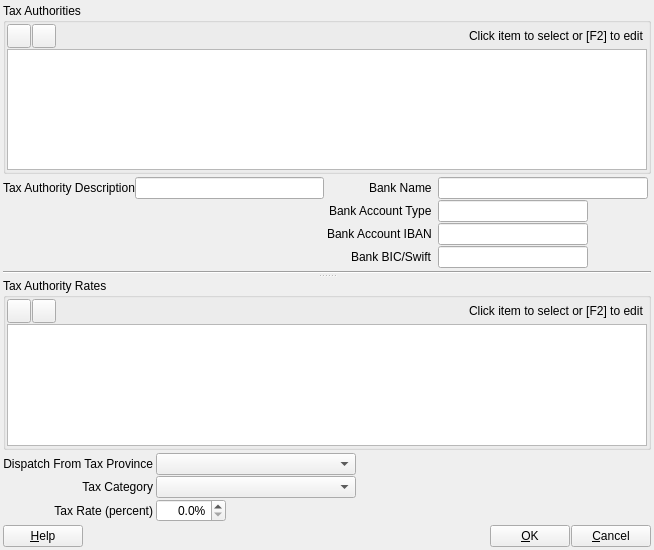
<?xml version="1.0" encoding="UTF-8"?>
<ui version="4.0">
 <class>ACC_TaxAuthRateDialog</class>
 <widget class="QDialog" name="ACC_TaxAuthRateDialog">
  <property name="geometry">
   <rect>
    <x>0</x>
    <y>0</y>
    <width>654</width>
    <height>550</height>
   </rect>
  </property>
  <property name="windowTitle">
   <string>Edit Tax Authority and Rates[*]</string>
  </property>
  <layout class="QGridLayout" name="gridLayout_6">
   <property name="leftMargin">
    <number>3</number>
   </property>
   <property name="topMargin">
    <number>3</number>
   </property>
   <property name="rightMargin">
    <number>3</number>
   </property>
   <property name="bottomMargin">
    <number>3</number>
   </property>
   <property name="spacing">
    <number>3</number>
   </property>
   <item row="0" column="0">
    <widget class="QSplitter" name="splitter">
     <property name="orientation">
      <enum>Qt::Vertical</enum>
     </property>
     <widget class="QWidget" name="layoutWidget">
      <layout class="QGridLayout" name="gridLayout_5">
       <property name="spacing">
        <number>3</number>
       </property>
       <item row="0" column="0" colspan="3">
        <widget class="QGroupBox" name="gbAuthorities">
         <property name="title">
          <string>Tax Authorities</string>
         </property>
         <layout class="QGridLayout" name="gridLayout_2">
          <property name="leftMargin">
           <number>1</number>
          </property>
          <property name="topMargin">
           <number>1</number>
          </property>
          <property name="rightMargin">
           <number>1</number>
          </property>
          <property name="bottomMargin">
           <number>1</number>
          </property>
          <property name="horizontalSpacing">
           <number>3</number>
          </property>
          <property name="verticalSpacing">
           <number>1</number>
          </property>
          <item row="0" column="0">
           <layout class="QHBoxLayout" name="horizontalLayout_2">
            <property name="spacing">
             <number>1</number>
            </property>
            <property name="rightMargin">
             <number>3</number>
            </property>
            <item>
             <widget class="QToolButton" name="pbAddAuthority">
              <property name="minimumSize">
               <size>
                <width>24</width>
                <height>24</height>
               </size>
              </property>
              <property name="maximumSize">
               <size>
                <width>24</width>
                <height>24</height>
               </size>
              </property>
              <property name="toolTip">
               <string>Add authority</string>
              </property>
              <property name="text">
               <string/>
              </property>
              <property name="icon">
               <iconset resource="../../../db/src/gui/db.qrc">
                <normaloff>:/images/icons/add.png</normaloff>:/images/icons/add.png</iconset>
              </property>
              <property name="iconSize">
               <size>
                <width>16</width>
                <height>16</height>
               </size>
              </property>
             </widget>
            </item>
            <item>
             <widget class="QToolButton" name="pbDeleteAuthority">
              <property name="minimumSize">
               <size>
                <width>24</width>
                <height>24</height>
               </size>
              </property>
              <property name="maximumSize">
               <size>
                <width>24</width>
                <height>24</height>
               </size>
              </property>
              <property name="toolTip">
               <string>Delete authority</string>
              </property>
              <property name="text">
               <string/>
              </property>
              <property name="icon">
               <iconset>
                <normalon>:/images/icons/delete.png</normalon>
               </iconset>
              </property>
              <property name="iconSize">
               <size>
                <width>16</width>
                <height>16</height>
               </size>
              </property>
             </widget>
            </item>
            <item>
             <spacer name="horizontalSpacer_2">
              <property name="orientation">
               <enum>Qt::Horizontal</enum>
              </property>
              <property name="sizeHint" stdset="0">
               <size>
                <width>40</width>
                <height>20</height>
               </size>
              </property>
             </spacer>
            </item>
            <item>
             <widget class="QLabel" name="lblTvInfoAuth">
              <property name="text">
               <string>Click item to select or [F2] to edit</string>
              </property>
             </widget>
            </item>
           </layout>
          </item>
          <item row="1" column="0">
           <widget class="QTableView" name="tvTaxAuthority"/>
          </item>
         </layout>
        </widget>
       </item>
       <item row="1" column="0">
        <layout class="QFormLayout" name="formLayout">
         <property name="fieldGrowthPolicy">
          <enum>QFormLayout::AllNonFixedFieldsGrow</enum>
         </property>
         <property name="labelAlignment">
          <set>Qt::AlignRight|Qt::AlignTrailing|Qt::AlignVCenter</set>
         </property>
         <property name="horizontalSpacing">
          <number>0</number>
         </property>
         <property name="verticalSpacing">
          <number>1</number>
         </property>
         <item row="0" column="0">
          <widget class="QLabel" name="label">
           <property name="text">
            <string>Tax Authority Description</string>
           </property>
          </widget>
         </item>
         <item row="0" column="1">
          <widget class="QLineEdit" name="leTaxAuthDescr">
           <property name="minimumSize">
            <size>
             <width>150</width>
             <height>0</height>
            </size>
           </property>
           <property name="maximumSize">
            <size>
             <width>16777215</width>
             <height>16777215</height>
            </size>
           </property>
          </widget>
         </item>
        </layout>
       </item>
       <item row="1" column="1">
        <layout class="QFormLayout" name="formLayout_2">
         <property name="labelAlignment">
          <set>Qt::AlignRight|Qt::AlignTrailing|Qt::AlignVCenter</set>
         </property>
         <property name="horizontalSpacing">
          <number>6</number>
         </property>
         <property name="verticalSpacing">
          <number>1</number>
         </property>
         <item row="0" column="0">
          <widget class="QLabel" name="label_4">
           <property name="text">
            <string>Bank Name</string>
           </property>
          </widget>
         </item>
         <item row="0" column="1">
          <widget class="QLineEdit" name="leBankName">
           <property name="minimumSize">
            <size>
             <width>200</width>
             <height>0</height>
            </size>
           </property>
           <property name="maximumSize">
            <size>
             <width>16777215</width>
             <height>16777215</height>
            </size>
           </property>
          </widget>
         </item>
         <item row="1" column="0">
          <widget class="QLabel" name="label_5">
           <property name="text">
            <string>Bank Account Type</string>
           </property>
          </widget>
         </item>
         <item row="1" column="1">
          <widget class="QLineEdit" name="leBankAccountType">
           <property name="minimumSize">
            <size>
             <width>150</width>
             <height>0</height>
            </size>
           </property>
           <property name="maximumSize">
            <size>
             <width>150</width>
             <height>16777215</height>
            </size>
           </property>
          </widget>
         </item>
         <item row="2" column="0">
          <widget class="QLabel" name="label_6">
           <property name="text">
            <string>Bank Account IBAN</string>
           </property>
          </widget>
         </item>
         <item row="2" column="1">
          <widget class="QLineEdit" name="leBankAccount">
           <property name="minimumSize">
            <size>
             <width>150</width>
             <height>0</height>
            </size>
           </property>
           <property name="maximumSize">
            <size>
             <width>150</width>
             <height>16777215</height>
            </size>
           </property>
          </widget>
         </item>
         <item row="3" column="0">
          <widget class="QLabel" name="label_7">
           <property name="text">
            <string>Bank BIC/Swift</string>
           </property>
          </widget>
         </item>
         <item row="3" column="1">
          <widget class="QLineEdit" name="leBankSwift">
           <property name="minimumSize">
            <size>
             <width>150</width>
             <height>0</height>
            </size>
           </property>
           <property name="maximumSize">
            <size>
             <width>150</width>
             <height>16777215</height>
            </size>
           </property>
          </widget>
         </item>
        </layout>
       </item>
       <item row="2" column="0" colspan="3">
        <widget class="Line" name="line">
         <property name="orientation">
          <enum>Qt::Horizontal</enum>
         </property>
        </widget>
       </item>
      </layout>
     </widget>
     <widget class="QWidget" name="layoutWidget1">
      <layout class="QGridLayout" name="gridLayout_4">
       <property name="spacing">
        <number>3</number>
       </property>
       <item row="0" column="0" colspan="2">
        <widget class="QGroupBox" name="gbTaxAuthorityRates">
         <property name="title">
          <string>Tax Authority Rates</string>
         </property>
         <layout class="QGridLayout" name="gridLayout_3">
          <property name="leftMargin">
           <number>1</number>
          </property>
          <property name="topMargin">
           <number>1</number>
          </property>
          <property name="rightMargin">
           <number>1</number>
          </property>
          <property name="bottomMargin">
           <number>1</number>
          </property>
          <property name="horizontalSpacing">
           <number>3</number>
          </property>
          <property name="verticalSpacing">
           <number>1</number>
          </property>
          <item row="0" column="0">
           <layout class="QHBoxLayout" name="horizontalLayout_3">
            <property name="spacing">
             <number>1</number>
            </property>
            <property name="rightMargin">
             <number>3</number>
            </property>
            <item>
             <widget class="QToolButton" name="pbAddAuthRate">
              <property name="minimumSize">
               <size>
                <width>24</width>
                <height>24</height>
               </size>
              </property>
              <property name="maximumSize">
               <size>
                <width>24</width>
                <height>24</height>
               </size>
              </property>
              <property name="toolTip">
               <string>Add authority rate</string>
              </property>
              <property name="text">
               <string/>
              </property>
              <property name="icon">
               <iconset resource="../../../db/src/gui/db.qrc">
                <normaloff>:/images/icons/add.png</normaloff>:/images/icons/add.png</iconset>
              </property>
              <property name="iconSize">
               <size>
                <width>16</width>
                <height>16</height>
               </size>
              </property>
             </widget>
            </item>
            <item>
             <widget class="QToolButton" name="pbDeleteAuthRate">
              <property name="minimumSize">
               <size>
                <width>24</width>
                <height>24</height>
               </size>
              </property>
              <property name="maximumSize">
               <size>
                <width>24</width>
                <height>24</height>
               </size>
              </property>
              <property name="toolTip">
               <string>Delete authority rate</string>
              </property>
              <property name="text">
               <string/>
              </property>
              <property name="icon">
               <iconset>
                <normalon>:/images/icons/delete.png</normalon>
               </iconset>
              </property>
              <property name="iconSize">
               <size>
                <width>16</width>
                <height>16</height>
               </size>
              </property>
             </widget>
            </item>
            <item>
             <spacer name="horizontalSpacer_3">
              <property name="orientation">
               <enum>Qt::Horizontal</enum>
              </property>
              <property name="sizeHint" stdset="0">
               <size>
                <width>40</width>
                <height>20</height>
               </size>
              </property>
             </spacer>
            </item>
            <item>
             <widget class="QLabel" name="lblTvInfoRates">
              <property name="text">
               <string>Click item to select or [F2] to edit</string>
              </property>
             </widget>
            </item>
           </layout>
          </item>
          <item row="1" column="0">
           <widget class="QTableView" name="tvTaxAuthorityRates"/>
          </item>
         </layout>
        </widget>
       </item>
       <item row="1" column="0">
        <layout class="QGridLayout" name="gridLayout">
         <property name="horizontalSpacing">
          <number>3</number>
         </property>
         <property name="verticalSpacing">
          <number>1</number>
         </property>
         <item row="0" column="0">
          <widget class="QLabel" name="label_8">
           <property name="text">
            <string>Dispatch From Tax Province</string>
           </property>
           <property name="alignment">
            <set>Qt::AlignRight|Qt::AlignTrailing|Qt::AlignVCenter</set>
           </property>
          </widget>
         </item>
         <item row="0" column="1">
          <widget class="QComboBox" name="cbProvince">
           <property name="sizePolicy">
            <sizepolicy hsizetype="Expanding" vsizetype="Fixed">
             <horstretch>0</horstretch>
             <verstretch>0</verstretch>
            </sizepolicy>
           </property>
           <property name="minimumSize">
            <size>
             <width>150</width>
             <height>0</height>
            </size>
           </property>
           <property name="maximumSize">
            <size>
             <width>200</width>
             <height>16777215</height>
            </size>
           </property>
          </widget>
         </item>
         <item row="1" column="0">
          <widget class="QLabel" name="label_9">
           <property name="text">
            <string>Tax Category</string>
           </property>
           <property name="alignment">
            <set>Qt::AlignRight|Qt::AlignTrailing|Qt::AlignVCenter</set>
           </property>
          </widget>
         </item>
         <item row="1" column="1">
          <widget class="QComboBox" name="cbTaxCategory">
           <property name="sizePolicy">
            <sizepolicy hsizetype="Expanding" vsizetype="Fixed">
             <horstretch>0</horstretch>
             <verstretch>0</verstretch>
            </sizepolicy>
           </property>
           <property name="minimumSize">
            <size>
             <width>150</width>
             <height>0</height>
            </size>
           </property>
           <property name="maximumSize">
            <size>
             <width>200</width>
             <height>16777215</height>
            </size>
           </property>
          </widget>
         </item>
         <item row="2" column="0">
          <widget class="QLabel" name="label_10">
           <property name="text">
            <string>Tax Rate (percent)</string>
           </property>
           <property name="alignment">
            <set>Qt::AlignRight|Qt::AlignTrailing|Qt::AlignVCenter</set>
           </property>
          </widget>
         </item>
         <item row="2" column="1">
          <widget class="QDoubleSpinBox" name="sbTaxRate">
           <property name="maximumSize">
            <size>
             <width>70</width>
             <height>16777215</height>
            </size>
           </property>
           <property name="alignment">
            <set>Qt::AlignRight|Qt::AlignTrailing|Qt::AlignVCenter</set>
           </property>
           <property name="suffix">
            <string>%</string>
           </property>
           <property name="decimals">
            <number>1</number>
           </property>
          </widget>
         </item>
         <item row="1" column="2">
          <spacer name="horizontalSpacer_5">
           <property name="orientation">
            <enum>Qt::Horizontal</enum>
           </property>
           <property name="sizeHint" stdset="0">
            <size>
             <width>40</width>
             <height>20</height>
            </size>
           </property>
          </spacer>
         </item>
        </layout>
       </item>
       <item row="2" column="0" colspan="2">
        <layout class="QHBoxLayout" name="horizontalLayout">
         <property name="spacing">
          <number>1</number>
         </property>
         <item>
          <widget class="QPushButton" name="pbHelp">
           <property name="text">
            <string>&amp;Help</string>
           </property>
           <property name="autoDefault">
            <bool>false</bool>
           </property>
          </widget>
         </item>
         <item>
          <spacer name="horizontalSpacer">
           <property name="orientation">
            <enum>Qt::Horizontal</enum>
           </property>
           <property name="sizeHint" stdset="0">
            <size>
             <width>158</width>
             <height>20</height>
            </size>
           </property>
          </spacer>
         </item>
         <item>
          <widget class="QPushButton" name="pbOk">
           <property name="text">
            <string>&amp;OK</string>
           </property>
           <property name="autoDefault">
            <bool>false</bool>
           </property>
          </widget>
         </item>
         <item>
          <widget class="QPushButton" name="pbCancel">
           <property name="text">
            <string>&amp;Cancel</string>
           </property>
           <property name="autoDefault">
            <bool>false</bool>
           </property>
          </widget>
         </item>
        </layout>
       </item>
      </layout>
     </widget>
    </widget>
   </item>
  </layout>
 </widget>
 <tabstops>
  <tabstop>tvTaxAuthority</tabstop>
  <tabstop>pbAddAuthority</tabstop>
  <tabstop>pbDeleteAuthority</tabstop>
  <tabstop>leTaxAuthDescr</tabstop>
  <tabstop>leBankName</tabstop>
  <tabstop>leBankAccountType</tabstop>
  <tabstop>leBankAccount</tabstop>
  <tabstop>leBankSwift</tabstop>
  <tabstop>tvTaxAuthorityRates</tabstop>
  <tabstop>pbAddAuthRate</tabstop>
  <tabstop>pbDeleteAuthRate</tabstop>
  <tabstop>cbProvince</tabstop>
  <tabstop>cbTaxCategory</tabstop>
  <tabstop>sbTaxRate</tabstop>
  <tabstop>pbOk</tabstop>
  <tabstop>pbCancel</tabstop>
  <tabstop>pbHelp</tabstop>
 </tabstops>
 <resources>
  <include location="../../../db/src/gui/db.qrc"/>
 </resources>
 <connections/>
</ui>
